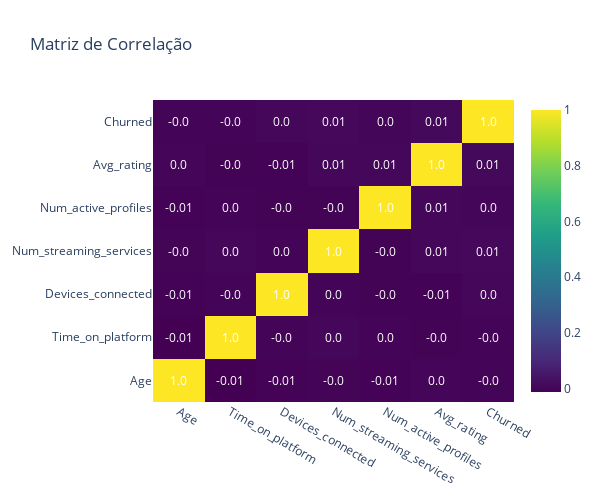

Here is the notebook cell this chart was saved with:
### Markdown cell above
#### Matriz de Correlação

### Code cell
# Matriz de Correlação
correlation_matrix = df[col_num].corr()

# Cria o gráfico de heatmap
fig = go.Figure(data=go.Heatmap(
                   z=correlation_matrix,
                   x=correlation_matrix.columns,
                   y=correlation_matrix.columns,
                   colorscale='Viridis'))

# Adiciona anotações
annotations = []
for i, row in enumerate(correlation_matrix.values):
    for j, val in enumerate(row):
        annotations.append(go.layout.Annotation(text=str(round(val, 2)), x=correlation_matrix.columns[j], y=correlation_matrix.columns[i], 
                                                showarrow=False, font=dict(color='white')))

# Atualiza layout
fig.update_layout(title='Matriz de Correlação',
                  annotations=annotations,
                  height=500, width=600)

fig.show()

### Figure 1 — Plotly figure (JSON) as saved in the notebook; plotly's stock layout.template omitted (floating-point values rounded to 4 significant figures)
{"data": [{"colorscale": [[0, "#440154"], [0.1111, "#482878"], [0.2222, "#3e4989"], [0.3333, "#31688e"], [0.4444, "#26828e"], [0.5556, "#1f9e89"], [0.6667, "#35b779"], [0.7778, "#6ece58"], [0.8889, "#b5de2b"], [1, "#fde725"]], "type": "heatmap", "x": ["Age", "Time_on_platform", "Devices_connected", "Num_streaming_services", "Num_active_profiles", "Avg_rating", "Churned"], "y": ["Age", "Time_on_platform", "Devices_connected", "Num_streaming_services", "Num_active_profiles", "Avg_rating", "Churned"], "z": [[1, -0.01207, -0.00629, -0.001655, -0.005704, 0.002774, -0.0006579], [-0.01207, 1, -0.0004774, 0.003906, 0.0002907, -0.004781, -0.003169], [-0.00629, -0.0004774, 1, 0.0008627, -0.004423, -0.005861, 0.004017], [-0.001655, 0.003906, 0.0008627, 1, -0.004597, 0.005897, 0.00805], [-0.005704, 0.0002907, -0.004423, -0.004597, 1, 0.006143, 0.001045], [0.002774, -0.004781, -0.005861, 0.005897, 0.006143, 1, 0.01113], [-0.0006579, -0.003169, 0.004017, 0.00805, 0.001045, 0.01113, 1]]}], "layout": {"annotations": [{"font": {"color": "white"}, "showarrow": false, "text": "1.0", "x": "Age", "y": "Age"}, {"font": {"color": "white"}, "showarrow": false, "text": "-0.01", "x": "Time_on_platform", "y": "Age"}, {"font": {"color": "white"}, "showarrow": false, "text": "-0.01", "x": "Devices_connected", "y": "Age"}, {"font": {"color": "white"}, "showarrow": false, "text": "-0.0", "x": "Num_streaming_services", "y": "Age"}, {"font": {"color": "white"}, "showarrow": false, "text": "-0.01", "x": "Num_active_profiles", "y": "Age"}, {"font": {"color": "white"}, "showarrow": false, "text": "0.0", "x": "Avg_rating", "y": "Age"}, {"font": {"color": "white"}, "showarrow": false, "text": "-0.0", "x": "Churned", "y": "Age"}, {"font": {"color": "white"}, "showarrow": false, "text": "-0.01", "x": "Age", "y": "Time_on_platform"}, {"font": {"color": "white"}, "showarrow": false, "text": "1.0", "x": "Time_on_platform", "y": "Time_on_platform"}, {"font": {"color": "white"}, "showarrow": false, "text": "-0.0", "x": "Devices_connected", "y": "Time_on_platform"}, {"font": {"color": "white"}, "showarrow": false, "text": "0.0", "x": "Num_streaming_services", "y": "Time_on_platform"}, {"font": {"color": "white"}, "showarrow": false, "text": "0.0", "x": "Num_active_profiles", "y": "Time_on_platform"}, {"font": {"color": "white"}, "showarrow": false, "text": "-0.0", "x": "Avg_rating", "y": "Time_on_platform"}, {"font": {"color": "white"}, "showarrow": false, "text": "-0.0", "x": "Churned", "y": "Time_on_platform"}, {"font": {"color": "white"}, "showarrow": false, "text": "-0.01", "x": "Age", "y": "Devices_connected"}, {"font": {"color": "white"}, "showarrow": false, "text": "-0.0", "x": "Time_on_platform", "y": "Devices_connected"}, {"font": {"color": "white"}, "showarrow": false, "text": "1.0", "x": "Devices_connected", "y": "Devices_connected"}, {"font": {"color": "white"}, "showarrow": false, "text": "0.0", "x": "Num_streaming_services", "y": "Devices_connected"}, {"font": {"color": "white"}, "showarrow": false, "text": "-0.0", "x": "Num_active_profiles", "y": "Devices_connected"}, {"font": {"color": "white"}, "showarrow": false, "text": "-0.01", "x": "Avg_rating", "y": "Devices_connected"}, {"font": {"color": "white"}, "showarrow": false, "text": "0.0", "x": "Churned", "y": "Devices_connected"}, {"font": {"color": "white"}, "showarrow": false, "text": "-0.0", "x": "Age", "y": "Num_streaming_services"}, {"font": {"color": "white"}, "showarrow": false, "text": "0.0", "x": "Time_on_platform", "y": "Num_streaming_services"}, {"font": {"color": "white"}, "showarrow": false, "text": "0.0", "x": "Devices_connected", "y": "Num_streaming_services"}, {"font": {"color": "white"}, "showarrow": false, "text": "1.0", "x": "Num_streaming_services", "y": "Num_streaming_services"}, {"font": {"color": "white"}, "showarrow": false, "text": "-0.0", "x": "Num_active_profiles", "y": "Num_streaming_services"}, {"font": {"color": "white"}, "showarrow": false, "text": "0.01", "x": "Avg_rating", "y": "Num_streaming_services"}, {"font": {"color": "white"}, "showarrow": false, "text": "0.01", "x": "Churned", "y": "Num_streaming_services"}, {"font": {"color": "white"}, "showarrow": false, "text": "-0.01", "x": "Age", "y": "Num_active_profiles"}, {"font": {"color": "white"}, "showarrow": false, "text": "0.0", "x": "Time_on_platform", "y": "Num_active_profiles"}, {"font": {"color": "white"}, "showarrow": false, "text": "-0.0", "x": "Devices_connected", "y": "Num_active_profiles"}, {"font": {"color": "white"}, "showarrow": false, "text": "-0.0", "x": "Num_streaming_services", "y": "Num_active_profiles"}, {"font": {"color": "white"}, "showarrow": false, "text": "1.0", "x": "Num_active_profiles", "y": "Num_active_profiles"}, {"font": {"color": "white"}, "showarrow": false, "text": "0.01", "x": "Avg_rating", "y": "Num_active_profiles"}, {"font": {"color": "white"}, "showarrow": false, "text": "0.0", "x": "Churned", "y": "Num_active_profiles"}, {"font": {"color": "white"}, "showarrow": false, "text": "0.0", "x": "Age", "y": "Avg_rating"}, {"font": {"color": "white"}, "showarrow": false, "text": "-0.0", "x": "Time_on_platform", "y": "Avg_rating"}, {"font": {"color": "white"}, "showarrow": false, "text": "-0.01", "x": "Devices_connected", "y": "Avg_rating"}, {"font": {"color": "white"}, "showarrow": false, "text": "0.01", "x": "Num_streaming_services", "y": "Avg_rating"}, {"font": {"color": "white"}, "showarrow": false, "text": "0.01", "x": "Num_active_profiles", "y": "Avg_rating"}, {"font": {"color": "white"}, "showarrow": false, "text": "1.0", "x": "Avg_rating", "y": "Avg_rating"}, {"font": {"color": "white"}, "showarrow": false, "text": "0.01", "x": "Churned", "y": "Avg_rating"}, {"font": {"color": "white"}, "showarrow": false, "text": "-0.0", "x": "Age", "y": "Churned"}, {"font": {"color": "white"}, "showarrow": false, "text": "-0.0", "x": "Time_on_platform", "y": "Churned"}, {"font": {"color": "white"}, "showarrow": false, "text": "0.0", "x": "Devices_connected", "y": "Churned"}, {"font": {"color": "white"}, "showarrow": false, "text": "0.01", "x": "Num_streaming_services", "y": "Churned"}, {"font": {"color": "white"}, "showarrow": false, "text": "0.0", "x": "Num_active_profiles", "y": "Churned"}, {"font": {"color": "white"}, "showarrow": false, "text": "0.01", "x": "Avg_rating", "y": "Churned"}, {"font": {"color": "white"}, "showarrow": false, "text": "1.0", "x": "Churned", "y": "Churned"}], "height": 500, "title": {"text": "Matriz de Correlação"}, "width": 600}}
